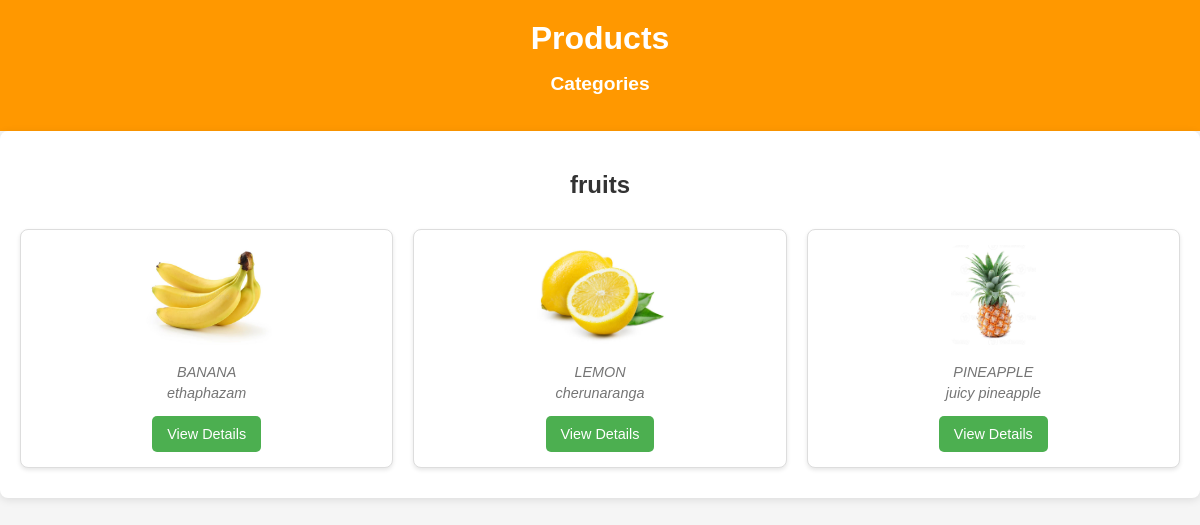
Screenshot of /products/13/ with the database file from the repository.
### app/models.py (models this page shows)
class Category(models.Model):
     cat_name=models.TextField()
     cat_image=models.FileField()

class Product(models.Model):
     pid=models.TextField()
     name=models.TextField()
     disc=models.TextField()
     img=models.FileField()
     cat_id=models.ForeignKey(Category,on_delete=models.CASCADE)

### app/views.py (the view)
# urls.py: path('products/<int:category_id>/', views.product_list, name='product_list'),
def product_list(req, category_id):
    selected_category = get_object_or_404(Category, pk=category_id)
    products = Product.objects.filter(cat_id=selected_category)
    product_weights = Weight.objects.filter(product__in=products)
    selected_weights = {}
    if req.method == "POST":
        selected_product_id = int(req.POST.get("product_id"))
        selected_weight = req.POST.get("weight")
        selected_weights[selected_product_id] = selected_weight
        return redirect('single_product', pid=selected_product_id)
    context = {
        'products': products,
        'selected_category': selected_category,
        'product_weights': product_weights,
        'selected_weights': selected_weights,
    }
    return render(req, 'user/product_list.html', context)

### templates/user/product_list.html (shortened to what this page needs)
<!DOCTYPE html>
<html lang="en">
<head>
    {% load static %}
    {% load custom_filters %}
</head>
<body>
    <header>
        <h1>Products</h1>
        <div class="categories">
            <h2>Categories</h2>
        </div>
    </header>
    <section class="product-list">
        <h2>{{ selected_category.cat_name }}</h2>
        <div class="product-grid">
            {% for product in products %}
            <form method="POST" action="{% url 'single_product' product.id %}">
                <div class="product-card">
                    <img src="{{ product.img.url }}" alt="{{ product.name }}">
                    <p>{{ product.name }}</p>
                    <p>{{ product.disc }}</p>
                    <button type="submit">View Details</button>
                </div>
            </form>
            {% endfor %}
        </div>
    </section>
</body>
</html>

### templates/user/product_list.html (style rules this page uses)
body { font-family: Arial, sans-serif; margin: 0; padding: 0; background-color: #f5f5f5; color: #333; }
header { background-color: #ff9800; padding: 20px; color: white; text-align: center; }
header h1 { margin: 0; font-size: 2rem; }
.categories { margin-top: 15px; }
.categories h2 { margin-bottom: 10px; font-size: 1.2rem; }
.product-list { padding: 20px; max-width: 1200px; margin: 0 auto; background-color: white; border-radius: 8px; box-shadow: 0 2px 8px rgba(0, 0, 0, 0.1); }
.product-list h2 { margin-bottom: 20px; font-size: 1.5rem; text-align: center; }
.product-grid { display: grid; grid-template-columns: repeat(auto-fit, minmax(250px, 1fr)); gap: 20px; }
.product-card { background-color: #fff; border: 1px solid #ddd; border-radius: 8px; padding: 15px; text-align: center; box-shadow: 0 2px 4px rgba(0, 0, 0, 0.1); }
.product-card img { max-width: 100%; height: 100px; border-radius: 8px; margin-bottom: 10px; }
.product-card p { margin: 5px 0; font-size: 0.9rem; }
.product-card button { margin-top: 10px; padding: 10px 15px; background-color: #4caf50; color: white; border: none; border-radius: 5px; cursor: pointer; font-size: 0.9rem; }
.product-grid p { text-align: center; color: #757575; font-style: italic; }
form { margin: 10px 0; }
button { margin-top: 10px; padding: 10px 15px; background-color: #4caf50; color: white; border: none; border-radius: 5px; cursor: pointer; font-size: 0.9rem; }

### rows the page displays
Category: cat_name "fruits"
Product: img (picture), name "BANANA", disc "ethaphazam"
Product: img (picture), name "LEMON", disc "cherunaranga"
Product: img (picture), name "PINEAPPLE", disc "juicy pineapple"
